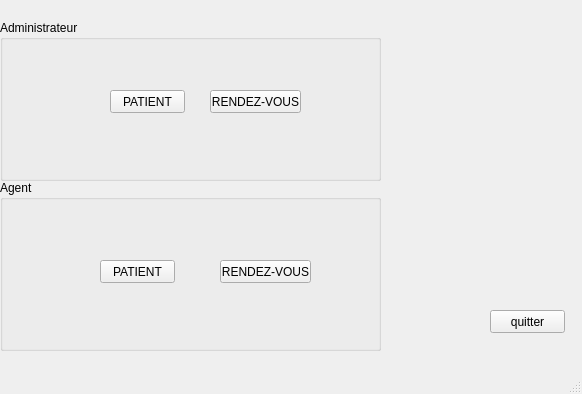
<?xml version="1.0" encoding="UTF-8"?>
<ui version="4.0">
 <class>MainWindow</class>
 <widget class="QMainWindow" name="MainWindow">
  <property name="geometry">
   <rect>
    <x>0</x>
    <y>0</y>
    <width>582</width>
    <height>394</height>
   </rect>
  </property>
  <property name="windowTitle">
   <string>MainWindow</string>
  </property>
  <widget class="QWidget" name="centralwidget">
   <widget class="QGroupBox" name="groupBox">
    <property name="geometry">
     <rect>
      <x>0</x>
      <y>20</y>
      <width>381</width>
      <height>161</height>
     </rect>
    </property>
    <property name="title">
     <string>Administrateur</string>
    </property>
    <widget class="QPushButton" name="pushButton">
     <property name="geometry">
      <rect>
       <x>110</x>
       <y>70</y>
       <width>75</width>
       <height>23</height>
      </rect>
     </property>
     <property name="text">
      <string>PATIENT</string>
     </property>
    </widget>
    <widget class="QPushButton" name="pushButton_2">
     <property name="geometry">
      <rect>
       <x>210</x>
       <y>70</y>
       <width>91</width>
       <height>23</height>
      </rect>
     </property>
     <property name="text">
      <string>RENDEZ-VOUS</string>
     </property>
    </widget>
   </widget>
   <widget class="QPushButton" name="pushButton_3">
    <property name="geometry">
     <rect>
      <x>100</x>
      <y>260</y>
      <width>75</width>
      <height>23</height>
     </rect>
    </property>
    <property name="text">
     <string>PATIENT</string>
    </property>
   </widget>
   <widget class="QPushButton" name="pushButton_4">
    <property name="geometry">
     <rect>
      <x>220</x>
      <y>260</y>
      <width>91</width>
      <height>23</height>
     </rect>
    </property>
    <property name="text">
     <string>RENDEZ-VOUS</string>
    </property>
   </widget>
   <widget class="QGroupBox" name="groupBox_2">
    <property name="geometry">
     <rect>
      <x>0</x>
      <y>180</y>
      <width>381</width>
      <height>171</height>
     </rect>
    </property>
    <property name="title">
     <string>Agent</string>
    </property>
   </widget>
   <widget class="QLabel" name="label">
    <property name="geometry">
     <rect>
      <x>0</x>
      <y>0</y>
      <width>591</width>
      <height>361</height>
     </rect>
    </property>
    <property name="text">
     <string/>
    </property>
    <property name="pixmap">
     <pixmap>../../img/16379.jpg</pixmap>
    </property>
   </widget>
   <widget class="QPushButton" name="pushButton_5">
    <property name="geometry">
     <rect>
      <x>490</x>
      <y>310</y>
      <width>75</width>
      <height>23</height>
     </rect>
    </property>
    <property name="text">
     <string>quitter</string>
    </property>
   </widget>
   <zorder>label</zorder>
   <zorder>groupBox_2</zorder>
   <zorder>groupBox</zorder>
   <zorder>pushButton_3</zorder>
   <zorder>pushButton_4</zorder>
   <zorder>pushButton_5</zorder>
  </widget>
  <widget class="QMenuBar" name="menubar">
   <property name="geometry">
    <rect>
     <x>0</x>
     <y>0</y>
     <width>582</width>
     <height>21</height>
    </rect>
   </property>
  </widget>
  <widget class="QStatusBar" name="statusbar"/>
 </widget>
 <resources/>
 <connections/>
</ui>
